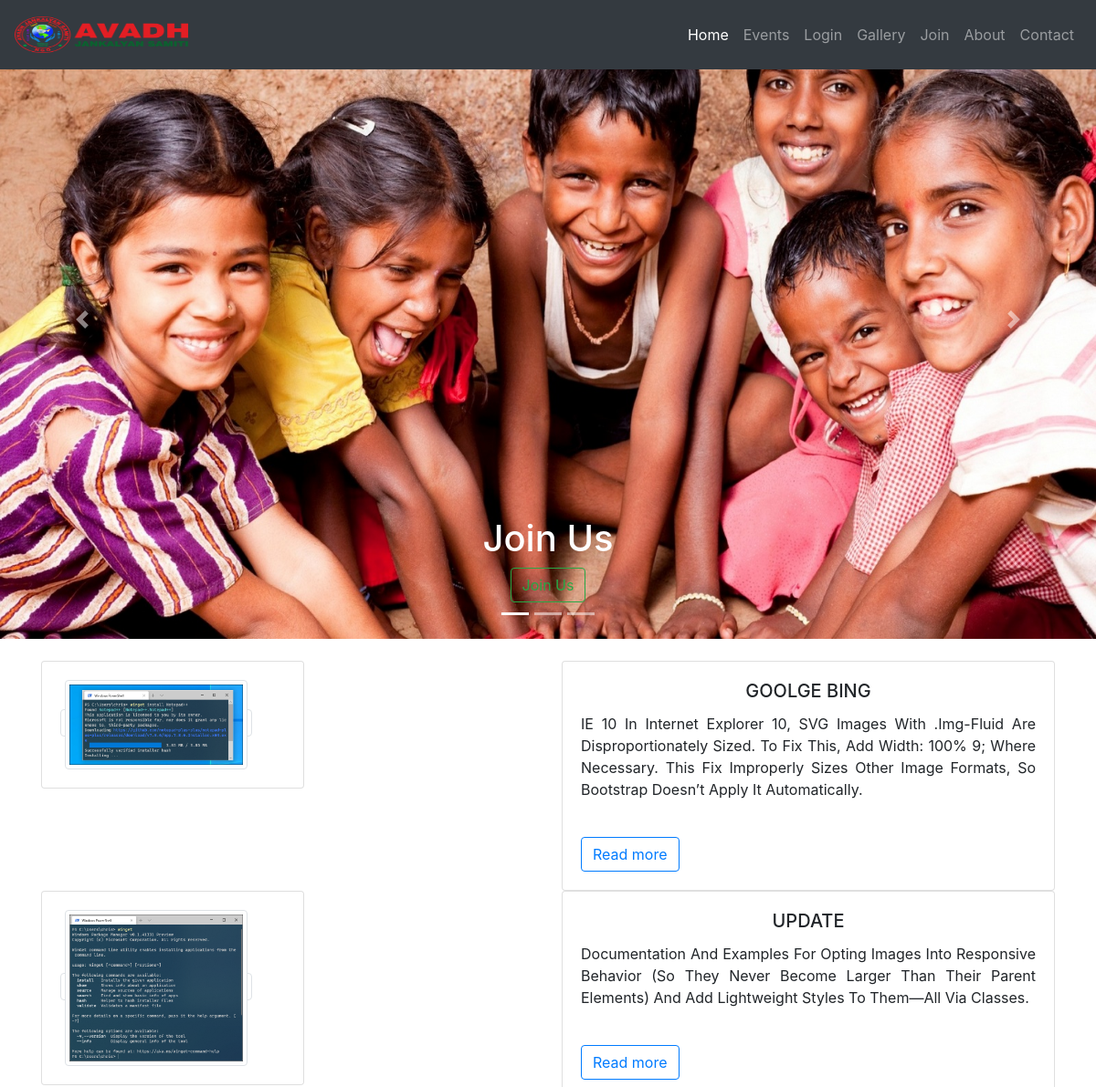
Before: /show.php (upper part) with the older database file.
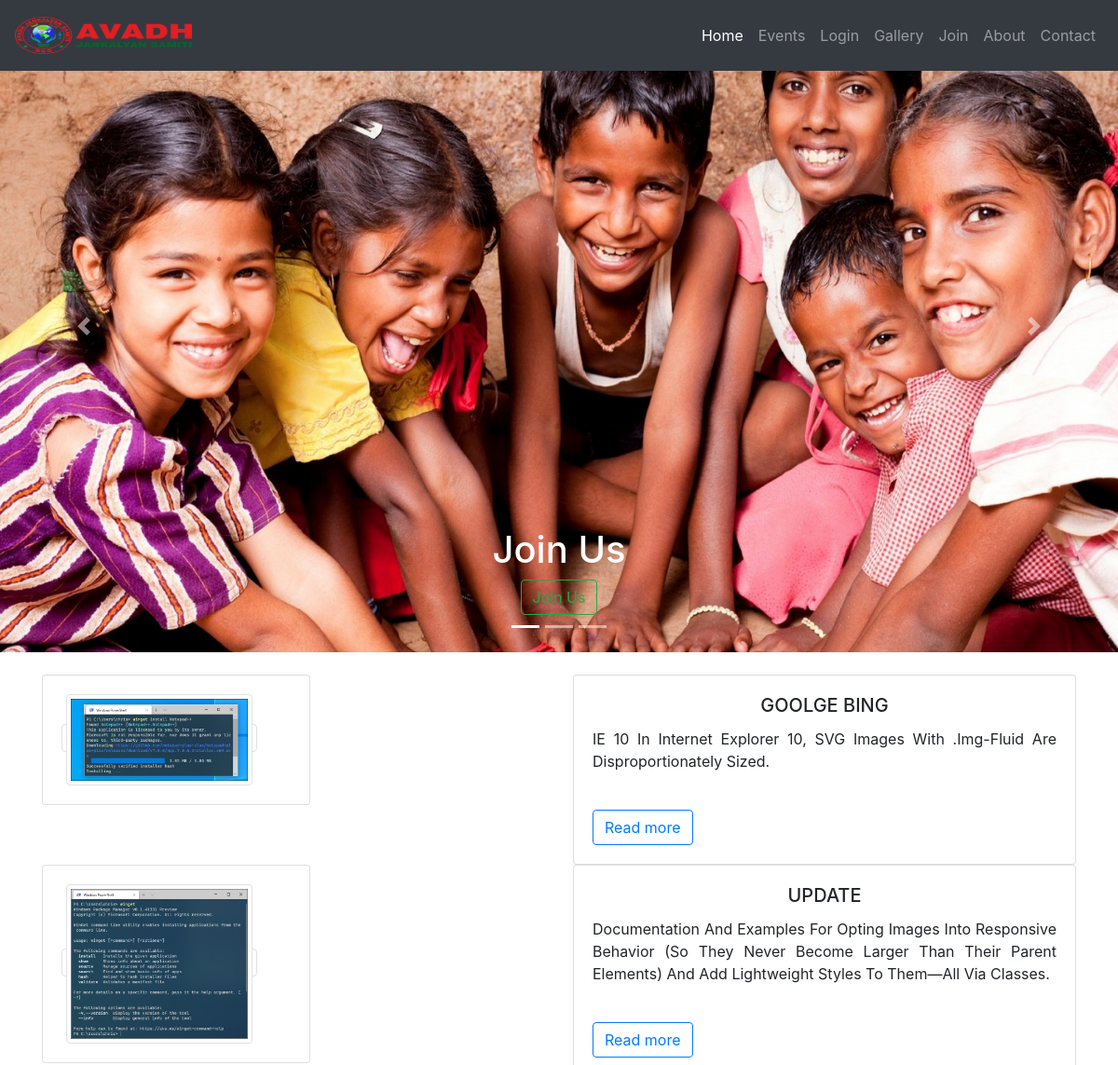
After: the same page with the newer database file.
### tables this page shows
CREATE TABLE `gallery` (
  `id` int(11) NOT NULL,
  `filepath` varchar(500) NOT NULL,
  `filename` varchar(500) NOT NULL,
  `title` varchar(500) NOT NULL,
  `shortdescription` blob NOT NULL,
  `description` blob NOT NULL,
  `Datetime` timestamp NOT NULL DEFAULT current_timestamp() ON UPDATE current_timestamp()
);

### show.php (the view, shortened to what this page needs)
<?php include("php/links.php");?>
<link rel="stylesheet" href="https://cdnjs.cloudflare.com/ajax/libs/fancybox/3.5.7/jquery.fancybox.css" type="text/css" media="screen" />
<?php include_once("php/navbar.php");?>
<?php include('php/slider.php');?>
<br/>
<?php
	$con = mysqli_connect('localhost','root','');
	 mysqli_select_db($con,'ngo');
	$query = " SELECT `filepath`,`id`, `filename`, `title`, `description`, `shortdescription`,`Datetime` FROM `gallery` order by id ASC ";
	$queryfire = mysqli_query($con, $query);
	$num = mysqli_num_rows($queryfire);
	if($num > 0){
		while($row= mysqli_fetch_array($queryfire)){
			?>
		 <div class="container">
			<div class="row">
				<div class="col-sm-6">
					<div class="card"style="width: 18rem;">
					<div class="card-body">
						<a href="<?php echo "php/" .$row["filepath"]; ?>" data-fancybox="gallery" data-caption="<?php echo $row["file_name"]; ?>" class="img-fluid  img-thumbnail" style="width:200px; hieght:100px;" >
							<img src="<?php echo "php/" .$row["filepath"]; ?>" alt="" class="img-fluid  img-thumbnail" style="width:200px; hieght:100px;" />
						</a>
					</div>
					</div>
				</div>
				<div class="col-sm-6">
					<div class="card">
						<div class="card-body">
							<h5 class="card-title text-uppercase text-center"><?php echo $row["title"];  ?></h5>
							<p class="text-capitalize text-justify font-weight-normal"><?php echo $row["shortdescription"]; ?> </p> <br/>
							<a href="<?php echo "readmore.php?id=".$row['id'];?>" class="btn btn-outline-primary flex-fill" role="button" aria-pressed="true">Read more</a>
						</div>
					</div>
				</div>
			</div>
        </div>
<?php
	}
}
?>
<?php include("php/footer.php");?>

Changed rows visible on the page:
changed gallery "GOOLGE BING": shortdescription "….img-Fluid Are Disproportionately Sized. To Fix This, Add Width: 100% 9; Where Necessary. This Fix Improperly Sizes Other Image Formats, So Bootstrap Doesn’t Apply It Automatically." → "IE 10 In Internet Explorer 10, SVG Images With .img-Fluid Are Disproportionately Sized."
